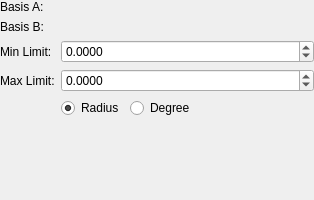
<?xml version="1.0" encoding="UTF-8"?>
<ui version="4.0">
 <class>HingeLimits</class>
 <widget class="QWidget" name="HingeLimits">
  <property name="geometry">
   <rect>
    <x>0</x>
    <y>0</y>
    <width>314</width>
    <height>200</height>
   </rect>
  </property>
  <property name="windowTitle">
   <string>Form</string>
  </property>
  <layout class="QFormLayout" name="formLayout">
   <property name="leftMargin">
    <number>0</number>
   </property>
   <property name="topMargin">
    <number>0</number>
   </property>
   <property name="rightMargin">
    <number>0</number>
   </property>
   <property name="bottomMargin">
    <number>0</number>
   </property>
   <item row="0" column="0">
    <widget class="QLabel" name="label">
     <property name="text">
      <string>Basis A:</string>
     </property>
    </widget>
   </item>
   <item row="1" column="0">
    <widget class="QLabel" name="label_2">
     <property name="text">
      <string>Basis B:</string>
     </property>
    </widget>
   </item>
   <item row="0" column="1">
    <widget class="RotationSetter" name="widgetBasisA" native="true"/>
   </item>
   <item row="1" column="1">
    <widget class="RotationSetter" name="widgetBasisB" native="true"/>
   </item>
   <item row="2" column="0">
    <widget class="QLabel" name="label_3">
     <property name="text">
      <string>Min Limit:</string>
     </property>
    </widget>
   </item>
   <item row="3" column="0">
    <widget class="QLabel" name="label_4">
     <property name="text">
      <string>Max Limit:</string>
     </property>
    </widget>
   </item>
   <item row="2" column="1">
    <widget class="QDoubleSpinBox" name="spinBoxMin">
     <property name="decimals">
      <number>4</number>
     </property>
     <property name="minimum">
      <double>-9999.000000000000000</double>
     </property>
     <property name="maximum">
      <double>9999.000000000000000</double>
     </property>
    </widget>
   </item>
   <item row="3" column="1">
    <widget class="QDoubleSpinBox" name="spinBoxMax">
     <property name="decimals">
      <number>4</number>
     </property>
     <property name="minimum">
      <double>-9999.000000000000000</double>
     </property>
     <property name="maximum">
      <double>9999.000000000000000</double>
     </property>
    </widget>
   </item>
   <item row="4" column="1">
    <layout class="QHBoxLayout" name="horizontalLayout">
     <item>
      <widget class="QRadioButton" name="radioRadius">
       <property name="sizePolicy">
        <sizepolicy hsizetype="Fixed" vsizetype="Fixed">
         <horstretch>0</horstretch>
         <verstretch>0</verstretch>
        </sizepolicy>
       </property>
       <property name="text">
        <string>Radius</string>
       </property>
       <property name="checked">
        <bool>true</bool>
       </property>
      </widget>
     </item>
     <item>
      <widget class="QRadioButton" name="radioDegree">
       <property name="sizePolicy">
        <sizepolicy hsizetype="Fixed" vsizetype="Fixed">
         <horstretch>0</horstretch>
         <verstretch>0</verstretch>
        </sizepolicy>
       </property>
       <property name="text">
        <string>Degree</string>
       </property>
      </widget>
     </item>
     <item>
      <spacer name="horizontalSpacer">
       <property name="orientation">
        <enum>Qt::Horizontal</enum>
       </property>
       <property name="sizeHint" stdset="0">
        <size>
         <width>40</width>
         <height>20</height>
        </size>
       </property>
      </spacer>
     </item>
    </layout>
   </item>
  </layout>
 </widget>
 <customwidgets>
  <customwidget>
   <class>RotationSetter</class>
   <extends>QWidget</extends>
   <header>rotationsetter.h</header>
   <container>1</container>
  </customwidget>
 </customwidgets>
 <resources/>
 <connections/>
</ui>
